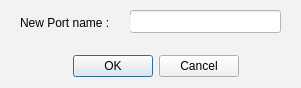
<?xml version="1.0" encoding="UTF-8"?>
<ui version="4.0">
 <class>Dialog</class>
 <widget class="QDialog" name="Dialog">
  <property name="geometry">
   <rect>
    <x>0</x>
    <y>0</y>
    <width>301</width>
    <height>88</height>
   </rect>
  </property>
  <property name="windowTitle">
   <string>Add new Port...</string>
  </property>
  <property name="styleSheet">
   <string notr="true">background-color: rgb(242, 242, 242);</string>
  </property>
  <widget class="QDialogButtonBox" name="buttonBox">
   <property name="geometry">
    <rect>
     <x>70</x>
     <y>50</y>
     <width>171</width>
     <height>32</height>
    </rect>
   </property>
   <property name="orientation">
    <enum>Qt::Horizontal</enum>
   </property>
   <property name="standardButtons">
    <set>QDialogButtonBox::Cancel|QDialogButtonBox::Ok</set>
   </property>
   <property name="centerButtons">
    <bool>true</bool>
   </property>
  </widget>
  <widget class="QLineEdit" name="name">
   <property name="geometry">
    <rect>
     <x>130</x>
     <y>10</y>
     <width>151</width>
     <height>23</height>
    </rect>
   </property>
   <property name="styleSheet">
    <string notr="true">color: rgb(0, 0, 0);
background-color: rgb(255, 255, 255);</string>
   </property>
  </widget>
  <widget class="QLabel" name="label">
   <property name="geometry">
    <rect>
     <x>20</x>
     <y>15</y>
     <width>111</width>
     <height>16</height>
    </rect>
   </property>
   <property name="styleSheet">
    <string notr="true">color: rgb(0, 0, 0);</string>
   </property>
   <property name="text">
    <string>New Port name :</string>
   </property>
  </widget>
 </widget>
 <resources/>
 <connections>
  <connection>
   <sender>buttonBox</sender>
   <signal>accepted()</signal>
   <receiver>Dialog</receiver>
   <slot>accept()</slot>
   <hints>
    <hint type="sourcelabel">
     <x>248</x>
     <y>254</y>
    </hint>
    <hint type="destinationlabel">
     <x>157</x>
     <y>274</y>
    </hint>
   </hints>
  </connection>
  <connection>
   <sender>buttonBox</sender>
   <signal>rejected()</signal>
   <receiver>Dialog</receiver>
   <slot>reject()</slot>
   <hints>
    <hint type="sourcelabel">
     <x>316</x>
     <y>260</y>
    </hint>
    <hint type="destinationlabel">
     <x>286</x>
     <y>274</y>
    </hint>
   </hints>
  </connection>
 </connections>
</ui>
